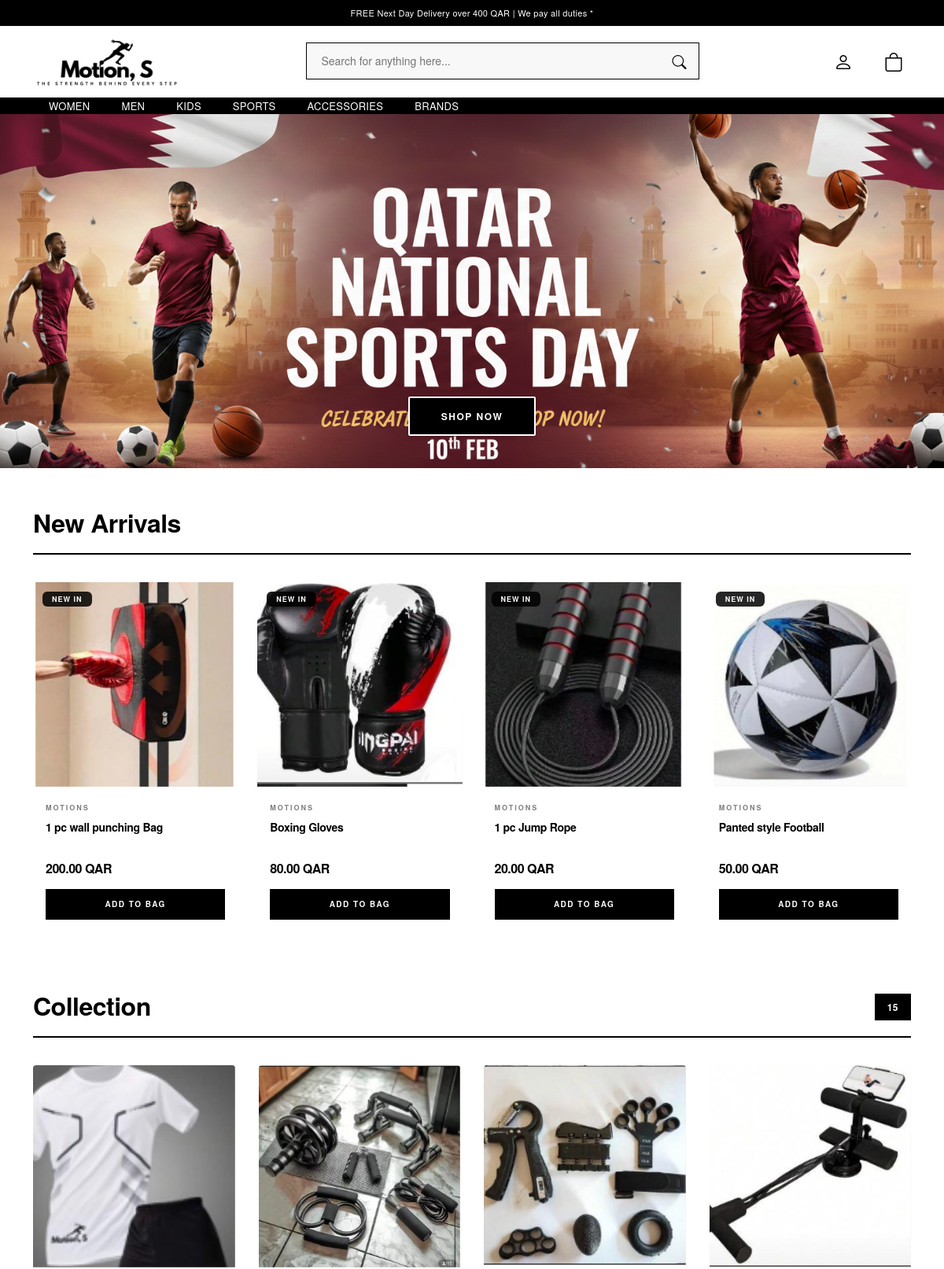
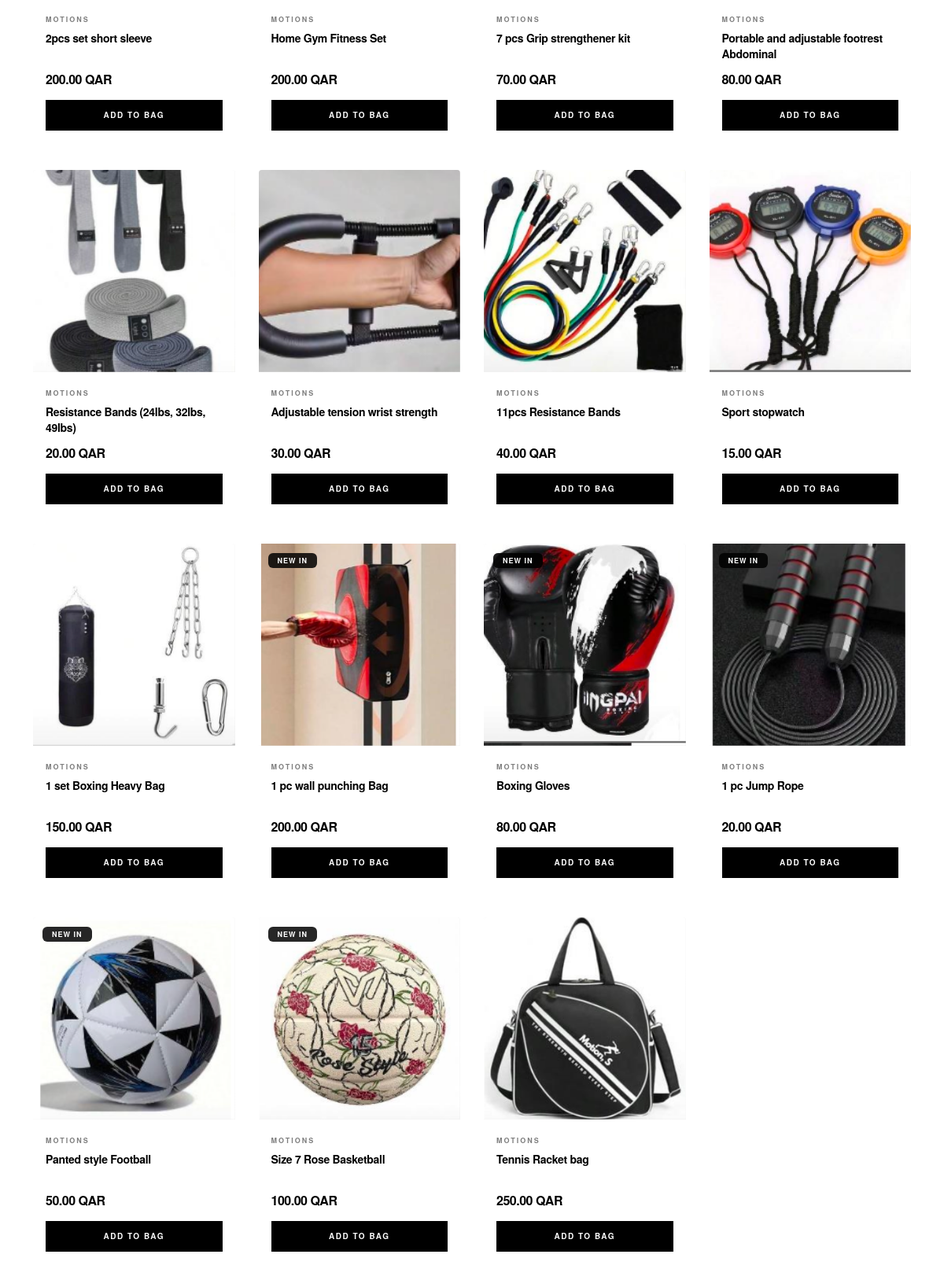
The app's page / (upper part), older data (2 pictures, top to bottom).
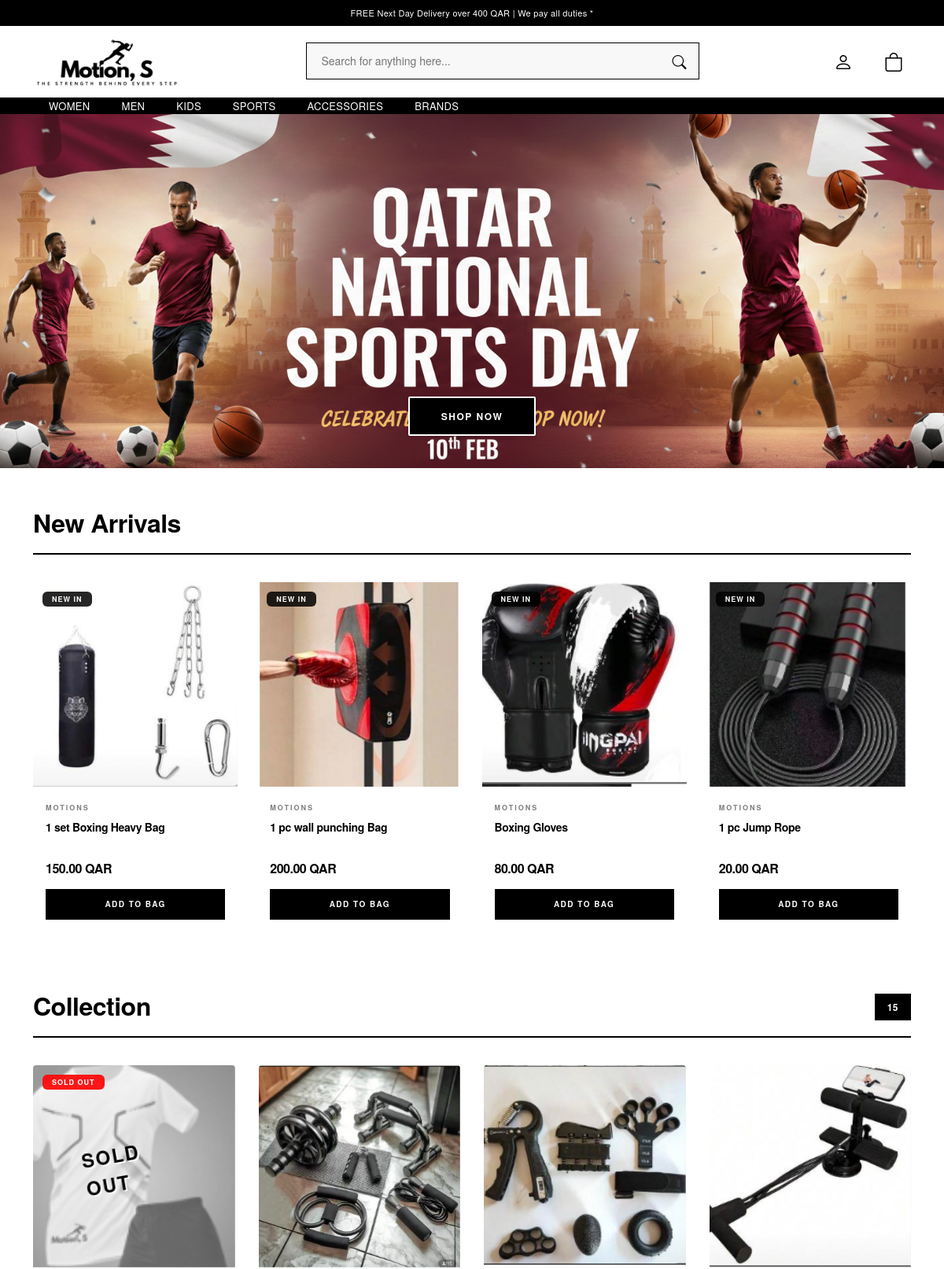
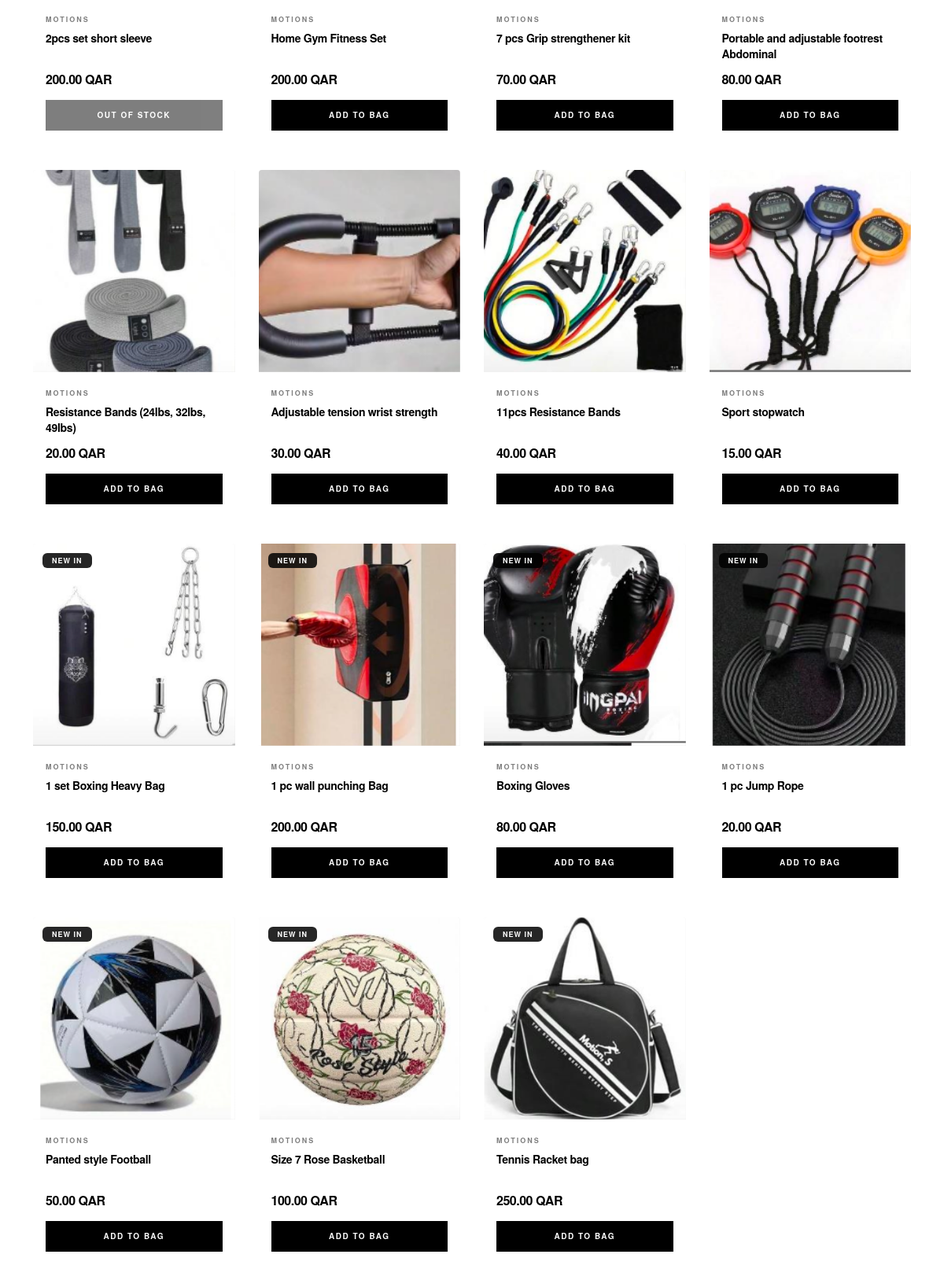
The same page, newer data (2 pictures, top to bottom).
### store/models.py (models this page shows, shortened)
class Product(models.Model):
    name = models.CharField(max_length=200)
    description = models.TextField()
    price = models.DecimalField(max_digits=10, decimal_places=2)
    category = models.ForeignKey(Category, on_delete=models.CASCADE)
    image = models.ImageField(upload_to='products/')
    stock = models.PositiveIntegerField(default=10, help_text='Number of items in stock')
    created_date = models.DateTimeField(default=timezone.now, help_text='Date when product was added')
    is_in_stock = models.BooleanField(default=True, help_text='Manually control if product is shown as in stock')
    is_new_arrival = models.BooleanField(default=False, help_text='Manually mark as new arrival')
    @property
    def review_count(self):
        return self.reviews.filter(is_approved=True).count()

### store/views.py (the view)
# urls.py: path('', views.product_list, name='product_list'),
def product_list(request):
    query = request.GET.get('q', '').strip()
    products = Product.objects.all()
    if query:
        products = products.filter(
            Q(name__icontains=query) |
            Q(description__icontains=query) |
            Q(category__name__icontains=query)
        )
    return render(request, 'store/product_list.html', {'products': products, 'query': query})

### store/cart.py (called while the page is built)
    def __len__(self):
        return sum(item['quantity'] for item in self.cart.values())

### store/context_processors.py (called while the page is built)
def cart(request):
    return {'cart': Cart(request)}

### store/templates/store/product_list.html (shortened to what the changed rows need)
{% extends "store/base.html" %}
{% load static %}
{% block content %}
<div class="container" id="products">
    {% if query %}
    <div class="search-results d-flex justify-content-between align-items-center">
        <div>
            <h5>Search Results for "{{ query }}"</h5>
            <small class="text-muted">{{ products|length }} products found</small>
        </div>
        <a href="{% url 'product_list' %}" class="clear-search">Clear</a>
    </div>
    {% else %}
    {% with new_arrivals=products|dictsortreversed:"created_date" %}
    {% if new_arrivals %}
    <div class="new-arrivals-section">
        <div class="section-header">
            <h2 class="section-title">New Arrivals</h2>
        </div>
        <div class="new-arrivals-wrapper">
            <div class="new-arrivals-scroll" id="newArrivalsScroll">
                {% for product in new_arrivals %}
                {% if product.is_new_arrival and product.is_in_stock %}
                <div class="product-card product-card-new-arrival">
                    {% if product.image %}
                    <div class="product-image-wrapper">
                        <img src="{{ product.image.url }}" alt="{{ product.name }}">
                        <div class="product-badges">
                            {% if product.is_new_arrival %}
                            <span class="badge badge-new">NEW IN</span>
                            {% endif %}
                        </div>
                    </div>
                    {% endif %}
                    <div class="product-info">
                        <div class="product-brand">MOTIONS</div>
                        <a href="{% url 'product_detail' product.id %}" class="product-name">{{ product.name }}</a>
                        <div class="product-price">{{ product.price }} QAR</div>
                        <a href="{% url 'product_detail' product.id %}" class="btn-add-to-bag">Add to Bag</a>
                    </div>
                </div>
                {% endif %}
                {% endfor %}
            </div>
        </div>
    </div>
    {% endif %}
    {% endwith %}
    {% endif %}
    <div class="products-section">
        <div class="section-header">
            <h2 class="section-title">{% if query %}Results{% else %}Collection{% endif %}</h2>
        </div>
        {% if products %}
        <div class="product-grid">
            {% for product in products %}
            <div class="product-card {% if not product.is_in_stock %}sold-out{% endif %}">
                {% if product.image %}
                <div class="product-image-wrapper">
                    <img src="{{ product.image.url }}" alt="{{ product.name }}">
                    {% if product.is_in_stock %}
                    <div class="product-badges">
                        {% if product.is_new_arrival %}
                        <span class="badge badge-new">NEW IN</span>
                        {% endif %}
                    </div>
                    {% else %}
                    <div class="product-badges">
                        <span class="badge badge-sold-out">SOLD OUT</span>
                    </div>
                    {% endif %}
                </div>
                {% endif %}
                <div class="product-info">
                    <div class="product-brand">MOTIONS</div>
                    <a href="{% url 'product_detail' product.id %}" class="product-name">
                        {{ product.name }}
                    </a>
                    <div class="product-price">{{ product.price }} QAR</div>
                    {% if product.is_in_stock %}
                    <a href="{% url 'product_detail' product.id %}" class="btn-view-product">
                        <span>Add to Bag</span>
                    </a>
                    {% else %}
                    <button class="btn-view-product" disabled style="opacity: 0.5; cursor: not-allowed;">
                        <span>Out of Stock</span>
                    </button>
                    {% endif %}
                </div>
            </div>
            {% endfor %}
        </div>
        {% endif %}
    </div>
</div>
{% endblock %}

Row changes from the older to the newer data that the page shows:
no longer on one of the page's lists (row unchanged): Product: name "Panted style Football", price "50.00"
now on one of the page's lists (row edited): Product: name "1 set Boxing Heavy Bag", price "150.00"
changed Product "1 set Boxing Heavy Bag": now shows "NEW IN"
changed Product "2pcs set short sleeve": is_in_stock "ADD TO BAG" → "SOLD OUT OUT OF STOCK"
changed Product "Tennis Racket bag": now shows "NEW IN"
